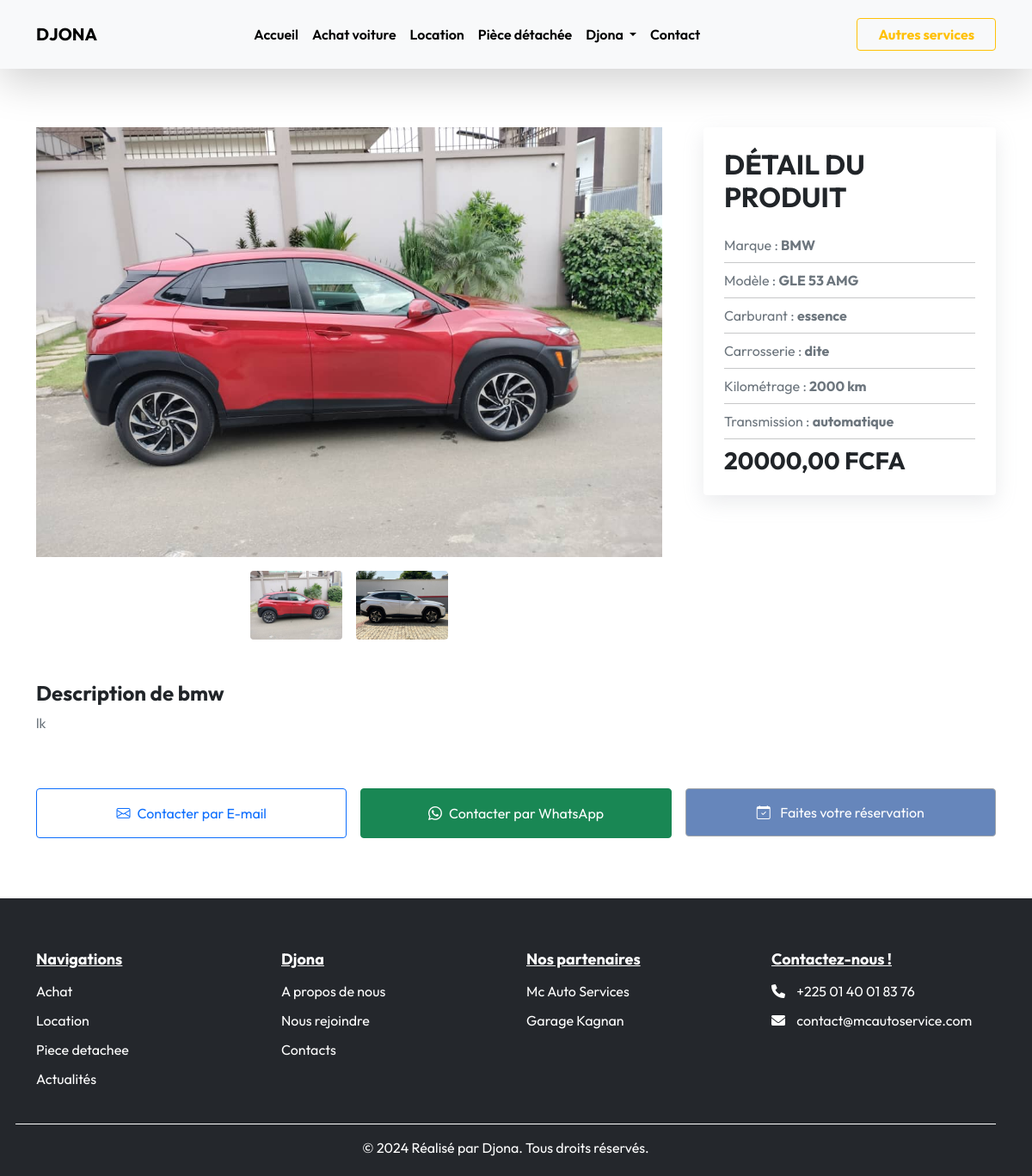
Screenshot of /product/32/ with the database file from the repository.
### djona_admin/models.py (models this page shows, shortened)
class Image(models.Model):
    image = models.ImageField(upload_to='images/')
    date_ajout = models.DateTimeField(auto_now_add=True)

class Produit(models.Model):
    id = models.AutoField(primary_key=True)
    hashed_id = models.CharField(max_length=64, editable=False, unique=True)
    images = models.ManyToManyField('Image', related_name='produits')
    marque = models.CharField(max_length=255)
    modele = models.CharField(max_length=255)
    annee = models.CharField(max_length=4)
    CARBURANT_CHOICES = [
        ('essence', 'Essence'),
        ('diesel', 'Diesel'),
        ('hybride', 'Hybride'),
        ('electrique', 'Électrique'),
    ]
    carburant = models.CharField(max_length=50, choices=CARBURANT_CHOICES)
    type = models.CharField(max_length=255)
    kilometrage = models.PositiveIntegerField(validators=[MinValueValidator(0)])
    prix = models.DecimalField(max_digits=10, decimal_places=2, validators=[MinValueValidator(0)])
    TRANSMISSION_CHOICES = [
        ('manuelle', 'Manuelle'),
        ('automatique', 'Automatique'),
    ]
    transmission = models.CharField(max_length=50, choices=TRANSMISSION_CHOICES)
    description = models.TextField()
    ville = models.CharField(max_length=255)
    occasion_neuve = models.CharField(max_length=255, help_text="Indiquez si le véhicule est neuf ou d'occasion.")
    immatriculation = models.CharField(max_length=255, unique=True)
    nom_entreprise = models.CharField(max_length=255)
    contact = models.CharField(max_length=255)
    prix_location = models.DecimalField(max_digits=10, decimal_places=2, null=True, blank=True, validators=[MinValueValidator(0)])
    limite_assurance = models.DateField()
    date_ajout = models.DateTimeField(auto_now=True)
    statut = models.ForeignKey(
        'EtatVehicule',
        on_delete=models.CASCADE,
        related_name='produits'
    )
    def first_image_url(self):
        first_image = self.images.first()
        if first_image and hasattr(first_image, 'image') and first_image.image:
            return first_image.image.url
        return None
    first_image_url.short_description = 'Image'
    def whatsapp_message(self):
        occasion_neuve = "Neuve" if self.type.lower() == "neuve" else "Occasion"
        image_url = self.first_image_url() if self.first_image_url() else "Image non disponible"
        return (
            f"Bonjour, je suis intéressé par le véhicule\n"
            f"Marque: {self.marque}\n"
            f"Modèle: {self.modele}\n"
            f"Transmission: {self.transmission}\n"
            f"Prix: {self.prix} FCFA \n"
            f"Kilométrage: {self.kilometrage} km\n"
            f"Année: {self.annee}.\n"
            f"Image du produit: {image_url}\n"
            "Pouvez-vous m'en dire plus ?"
        )
    class Meta:
        ordering = ['-date_ajout']

### djona_admin/views.py (the view)
# urls.py: path('product/<str:id>/', views.ProductDetailPage, name='product_detail'),
def ProductDetailPage(request, id):
    product = get_object_or_404(Produit, id=id)
    whatsapp_message = product.whatsapp_message()
    image_urls = [image.image.url for image in product.images.all()]
    images = product.images.all()
    context = {
        "product": product,
        "whatsapp_message": whatsapp_message,
        "image_urls": image_urls,
        "images": images
    }
    return render(request, "product_detail.html", context)

### djona_admin/models.py (called while the page is built)
    def __str__(self):
        return self.nom

### djona_admin/templates/product_detail.html (shortened to what this page needs)
{% extends 'base.html' %}
{% block content %}
    <div class="container py-5">
        <div class="row g-5 d-flex align-items-start" style="padding-top:100px;">
            <div class="col-md-8">
                <img id="mainImage" src="{{ images.first.image.url }}" class="d-block w-100" alt="{{ product.nom }}" style="object-fit: cover; height: 500px;">
                <div class="mt-3 d-flex justify-content-center">
                    {% for image in images %}
                        <div class="mx-2">
                            <img src="{{ image.image.url }}" class="img-fluid rounded" alt="{{ product.nom }}" style="object-fit: cover; height: 80px; cursor: pointer;" onclick="changeMainImage('{{ image.image.url }}')">
                        </div>
                    {% endfor %}
                </div>
            </div>
            <div class="col-md-4">
                <div class="p-4 bg-white rounded" style="box-shadow: rgba(149, 157, 165, 0.2) 0px 8px 24px;">
                    <h2 class="fw-bold mb-4" style="text-transform: uppercase;">Détail du produit</h2>
                    <p class="text-muted mb-2">
                        Marque : <strong style="text-transform: uppercase;">{{ product.marque }}</strong>
                    </p>
                    <hr class="my-2">
                    <p class="text-muted mb-2">
                        Modèle : <strong>{{ product.modele }}</strong>
                    </p>
                    <hr class="my-2">
                    <p class="text-muted mb-2">
                        Carburant : <strong>{{ product.carburant }}</strong>
                    </p>
                    <hr class="my-2">
                    <p class="text-muted mb-2">
                        Carrosserie : <strong>{{ product.type }}</strong>
                    </p>
                    <hr class="my-2">
                    <p class="text-muted mb-2">
                        Kilométrage : <strong>{{ product.kilometrage }} km</strong>
                    </p>
                    <hr class="my-2">
                    <p class="text-muted mb-2">
                        Transmission : <strong>{{ product.transmission }}</strong>
                    </p>
                    <hr class="my-2">
                    <h3 class="fw-bold mb-0">{{ product.prix }} FCFA</h3>
                </div>
            </div>
        </div>
        <div class="row mt-5">
            <div class="col-12">
                <h2 class="h4 fw-bold">Description de {{ product.marque }}</h2>
                <p class="text-muted">{{ product.description }}</p>
            </div>
        </div>
    </div>
    <div class="container">
        <div class="row g-3">
            <div class="col-12 col-md-4 col-lg-4">
                <a href="{% url 'contact' product.id %}" class="btn btn-outline-primary w-100 py-3 d-flex align-items-center justify-content-center">
                    <i class="bi bi-envelope me-2"></i> Contacter par E-mail
                </a>
            </div>
            <div class="col-12 col-md-4 col-lg-4">
                <a href="https://wa.me/22540018376?text={{ whatsapp_message|urlencode }}"
                    target="_blank"
                    class="btn btn-success w-100 py-3 d-flex align-items-center justify-content-center">
                    <i class="bi bi-whatsapp me-2"></i> Contacter par WhatsApp
                </a>
            </div>
            <div class="col-12 col-md-4 col-lg-4">
                <button class="btn btn-outline-secondary w-100 w-md-auto
                {% if product.statut|lower != 'location' %}disabled{% endif %}"
                type="button" style="background: #154698; color: #fff; padding: 15px;" data-bs-toggle="modal" data-bs-target="#contactModal">
                    <i class="bi bi-calendar-check me-2"></i> Faites votre réservation
                </button>
            </div>
        </div>
    </div>
{% endblock %}

### djona_admin/static/css/style.css (style rules this page uses)
* { box-sizing: border-box; padding: 0; margin: 0; font-family: 'Outfit'; }
html { scroll-behavior: smooth; }
body { background-color: #fff; font-family: 'Josefin Sans'; }

### rows the page displays
Image: first.image (picture), image (picture)
Image: image (picture)
Produit: marque "BMW", modele "GLE 53 AMG", carburant "essence", type "dite", kilometrage "2000", transmission "automatique", prix "20000,00", marque "bmw", description "lk"
